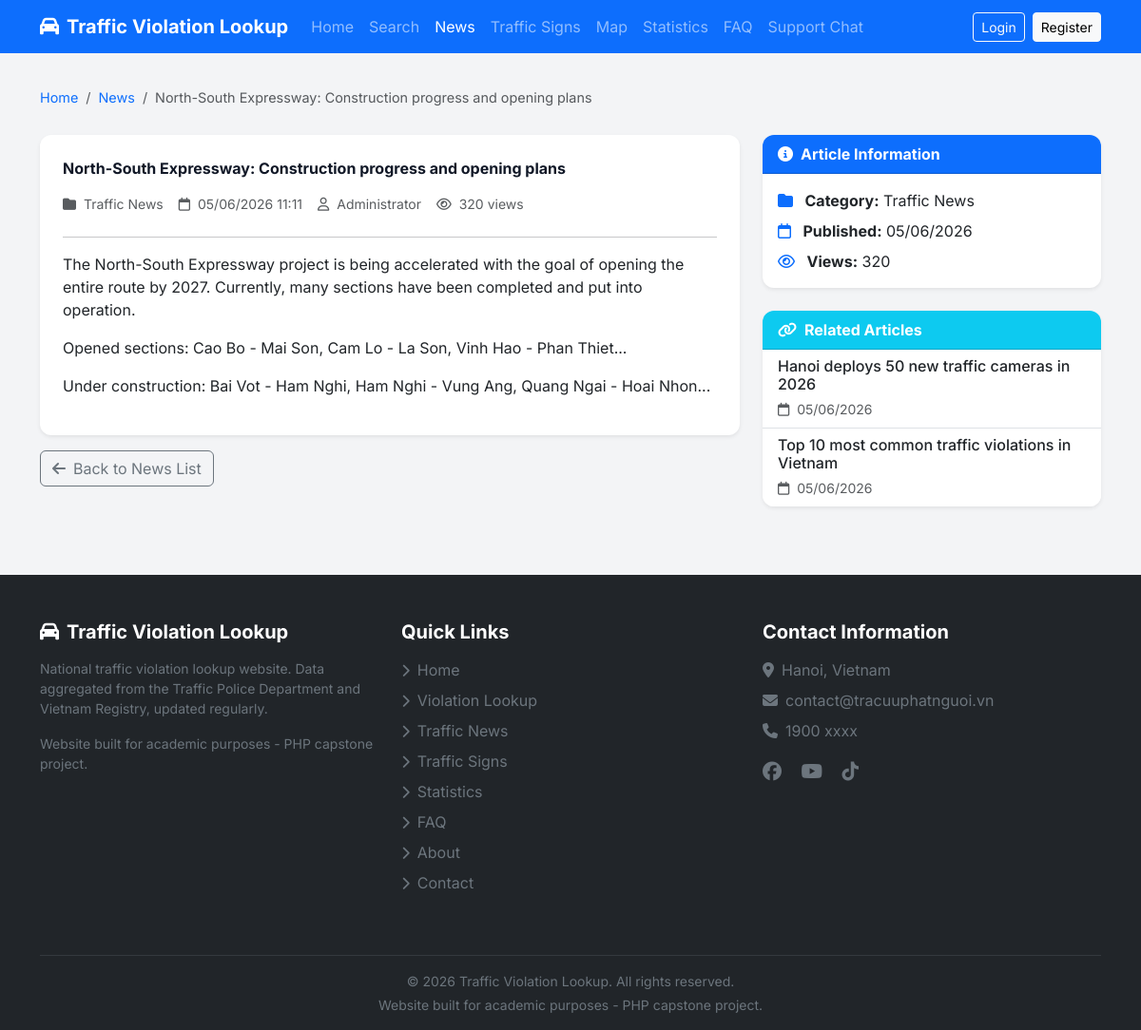
/tin-tuc/north-south-expressway-construction-progress, run on the app's committed database.
### tables this page shows
CREATE TABLE news (
    id INT AUTO_INCREMENT PRIMARY KEY,
    title VARCHAR(255) NOT NULL,
    slug VARCHAR(255) NOT NULL UNIQUE,
    content LONGTEXT NOT NULL,
    thumbnail VARCHAR(255) NULL,
    category_id INT NULL,
    author_id INT NULL,
    status ENUM('draft','published') NOT NULL DEFAULT 'draft',
    views INT NOT NULL DEFAULT 0,
    created_at DATETIME NOT NULL DEFAULT CURRENT_TIMESTAMP,
    updated_at DATETIME NULL ON UPDATE CURRENT_TIMESTAMP,
    FOREIGN KEY (category_id) REFERENCES news_categories(id) ON DELETE SET NULL,
    FOREIGN KEY (author_id) REFERENCES users(id) ON DELETE SET NULL,
    INDEX idx_slug (slug),
    INDEX idx_status (status),
    INDEX idx_category (category_id),
    INDEX idx_created (created_at)
);

CREATE TABLE news_categories (
    id INT AUTO_INCREMENT PRIMARY KEY,
    name VARCHAR(100) NOT NULL,
    slug VARCHAR(100) NOT NULL UNIQUE,
    created_at DATETIME NOT NULL DEFAULT CURRENT_TIMESTAMP
);

CREATE TABLE users (
    id INT AUTO_INCREMENT PRIMARY KEY,
    fullname VARCHAR(100) NOT NULL,
    email VARCHAR(100) NOT NULL UNIQUE,
    phone VARCHAR(15) NULL UNIQUE,
    password VARCHAR(255) NOT NULL COMMENT 'bcrypt hash',
    role ENUM('user','admin') NOT NULL DEFAULT 'user',
    avatar VARCHAR(255) NULL,
    status TINYINT NOT NULL DEFAULT 1 COMMENT '1=active, 0=banned',
    reset_token VARCHAR(100) NULL,
    reset_expires DATETIME NULL,
    created_at DATETIME NOT NULL DEFAULT CURRENT_TIMESTAMP,
    updated_at DATETIME NULL ON UPDATE CURRENT_TIMESTAMP,
    INDEX idx_role (role),
    INDEX idx_status (status)
);

### app/views/client/tintuc/detail.php (the view, shortened to what the rows shown need)
<div class="container py-4">
    <nav aria-label="breadcrumb" class="mb-3">
        <ol class="breadcrumb">
            <li class="breadcrumb-item"><a href="/" class="text-decoration-none">Home</a></li>
            <li class="breadcrumb-item"><a href="/tin-tuc" class="text-decoration-none">News</a></li>
            <li class="breadcrumb-item active"><?= htmlspecialchars($article['title'], ENT_QUOTES, 'UTF-8') ?></li>
        </ol>
    </nav>
    <div class="row">
        <div class="col-lg-8">
            <article class="card shadow-sm border-0">
                <div class="card-body p-4">
                    <h1 class="card-title fw-bold mb-3">
                        <?= htmlspecialchars($article['title'], ENT_QUOTES, 'UTF-8') ?>
                    </h1>
                    <div class="d-flex flex-wrap gap-3 mb-4 text-muted small">
                        <?php if (!empty($article['category_name'])): ?>
                            <span>
                                <i class="fas fa-folder me-1"></i>
                                <?= htmlspecialchars($article['category_name'], ENT_QUOTES, 'UTF-8') ?>
                            </span>
                        <?php endif; ?>
                        <span>
                            <i class="far fa-calendar me-1"></i>
                            <?= htmlspecialchars(Helper::formatDateTime($article['created_at']), ENT_QUOTES, 'UTF-8') ?>
                        </span>
                        <?php if (!empty($article['author_name'])): ?>
                            <span>
                                <i class="far fa-user me-1"></i>
                                <?= htmlspecialchars($article['author_name'], ENT_QUOTES, 'UTF-8') ?>
                            </span>
                        <?php endif; ?>
                        <span>
                            <i class="far fa-eye me-1"></i>
                            <?= (int)($article['views'] ?? 0) ?> views
                        </span>
                    </div>
                    <hr>
                    <div class="article-content">
                        <?= $article['content'] ?>
                    </div>
                </div>
            </article>
            <div class="mt-3">
                <a href="/tin-tuc" class="btn btn-outline-secondary">
                    <i class="fas fa-arrow-left me-2"></i>Back to News List
                </a>
            </div>
        </div>
        <div class="col-lg-4 mt-4 mt-lg-0">
            <div class="card shadow-sm border-0 mb-4">
                <div class="card-header bg-primary text-white fw-bold">
                    <i class="fas fa-info-circle me-2"></i>Article Information
                </div>
                <div class="card-body">
                    <ul class="list-unstyled mb-0">
                        <li class="mb-2">
                            <i class="fas fa-folder text-primary me-2"></i>
                            <strong>Category:</strong>
                            <?= htmlspecialchars($article['category_name'] ?? 'Uncategorized', ENT_QUOTES, 'UTF-8') ?>
                        </li>
                        <li class="mb-2">
                            <i class="far fa-calendar text-primary me-2"></i>
                            <strong>Published:</strong>
                            <?= htmlspecialchars(Helper::formatDate($article['created_at'], 'd/m/Y'), ENT_QUOTES, 'UTF-8') ?>
                        </li>
                        <li>
                            <i class="far fa-eye text-primary me-2"></i>
                            <strong>Views:</strong>
                            <?= (int)($article['views'] ?? 0) ?>
                        </li>
                    </ul>
                </div>
            </div>
            <?php if (!empty($related)): ?>
                <div class="card shadow-sm border-0">
                    <div class="card-header bg-info text-white fw-bold">
                        <i class="fas fa-link me-2"></i>Related Articles
                    </div>
                    <div class="card-body p-0">
                        <div class="list-group list-group-flush">
                            <?php foreach ($related as $rel): ?>
                                <a href="/tin-tuc/<?= htmlspecialchars($rel['slug'] ?? 'bai-viet-' . $rel['id'], ENT_QUOTES, 'UTF-8') ?>"
                                   class="list-group-item list-group-item-action">
                                    <div class="d-flex gap-2">
                                        <div>
                                            <h6 class="mb-1"><?= htmlspecialchars($rel['title'], ENT_QUOTES, 'UTF-8') ?></h6>
                                            <small class="text-muted">
                                                <i class="far fa-calendar me-1"></i>
                                                <?= htmlspecialchars(Helper::formatDate($rel['created_at'], 'd/m/Y'), ENT_QUOTES, 'UTF-8') ?>
                                            </small>
                                        </div>
                                    </div>
                                </a>
                            <?php endforeach; ?>
                        </div>
                    </div>
                </div>
            <?php endif; ?>
        </div>
    </div>
</div>

### app/core/Router.php (shortened to what the rows shown need)
<?php
class Router
{
    private array $routes = [];
    private function addRoute(string $method, string $uri, string $handler): void
    {
        $pattern = preg_replace('/\{([a-zA-Z_]+)\}/', '(?P<$1>[^/]+)', $uri);
        $pattern = '#^' . $pattern . '$#';
        $this->routes[] = [
            'method'  => $method,
            'pattern' => $pattern,
            'handler' => $handler,
        ];
    }
    public function dispatch(string $uri, string $method): void
    {
        $uri = parse_url($uri, PHP_URL_PATH);
        $uri = rtrim($uri, '/') ?: '/';
        foreach ($this->routes as $route) {
            if ($route['method'] !== strtoupper($method)) {
                continue;
            }
            if (preg_match($route['pattern'], $uri, $matches)) {
                $this->params = array_filter($matches, fn($key) => is_string($key), ARRAY_FILTER_USE_KEY);
                [$controllerPath, $action] = explode('@', $route['handler']);
                $controller = new $controllerClass();
                call_user_func_array([$controller, $action], array_values($this->params));
                return;
            }
        }
    }
}

### app/views/partials/header.php (shortened to what the rows shown need)
<?php
$isLoggedIn = Session::isLoggedIn();
$isAdmin = Session::isAdmin();
$currentUrl = parse_url($_SERVER['REQUEST_URI'], PHP_URL_PATH);
function isActive(string $path): string {
    global $currentUrl;
    return $currentUrl === $path ? 'active' : '';
}
?>
<nav class="navbar navbar-expand-lg navbar-dark bg-primary sticky-top">
    <div class="container">
        <a class="navbar-brand fw-bold" href="/">
            <i class="fas fa-car me-2"></i>Traffic Violation Lookup
        </a>
        <div class="collapse navbar-collapse" id="mainNav">
            <ul class="navbar-nav me-auto mb-2 mb-lg-0">
                <li class="nav-item"><a class="nav-link <?= isActive('/') ?>" href="/">Home</a></li>
                <li class="nav-item"><a class="nav-link <?= str_starts_with($currentUrl, '/tra-cuu') ? 'active' : '' ?>" href="/tra-cuu">Search</a></li>
                <li class="nav-item"><a class="nav-link <?= str_starts_with($currentUrl, '/tin-tuc') ? 'active' : '' ?>" href="/tin-tuc">News</a></li>
                <li class="nav-item"><a class="nav-link <?= str_starts_with($currentUrl, '/bien-bao') ? 'active' : '' ?>" href="/bien-bao">Traffic Signs</a></li>
                <li class="nav-item"><a class="nav-link <?= str_starts_with($currentUrl, '/ban-do') ? 'active' : '' ?>" href="/ban-do">Map</a></li>
                <li class="nav-item"><a class="nav-link <?= str_starts_with($currentUrl, '/thong-ke') ? 'active' : '' ?>" href="/thong-ke">Statistics</a></li>
                <li class="nav-item"><a class="nav-link <?= str_starts_with($currentUrl, '/faq') ? 'active' : '' ?>" href="/faq">FAQ</a></li>
                <li class="nav-item"><a class="nav-link <?= str_starts_with($currentUrl, '/chat') ? 'active' : '' ?>" href="/chat">Support Chat</a></li>
            </ul>
            <div class="d-flex align-items-center gap-2">
                <?php if ($isLoggedIn): ?>
                    <div class="dropdown">
                        <!-- btn: lớp cơ bản của nút Bootstrap.
                             btn-outline-light: nút viền trắng, nền trong suốt, chữ trắng.
                             btn-sm: nút kích thước nhỏ.
                             data-bs-toggle="dropdown": kích hoạt dropdown của Bootstrap 5. -->
                        <button class="btn btn-outline-light btn-sm dropdown-toggle" data-bs-toggle="dropdown">
                            <i class="fas fa-user me-1"></i>
                            <!-- Cắt ngắn tên người dùng nếu quá 14 ký tự, thêm dấu "...".
                                 mb_strlen: đếm độ dài chuỗi Unicode (hỗ trợ tiếng Việt có dấu).
                                 mb_substr: cắt chuỗi Unicode an toàn.
                                 htmlspecialchars: chống XSS, escape ký tự đặc biệt trong HTML. -->
                            <?= htmlspecialchars(mb_strlen(Session::get('user_name')) > 14 ? mb_substr(Session::get('user_name'), 0, 14) . '...' : Session::get('user_name')) ?>
                        </button>
                        <ul class="dropdown-menu dropdown-menu-end">
                            <li><a class="dropdown-item" href="/tai-khoan"><i class="fas fa-tachometer-alt me-2"></i>Account</a></li>
                            <li><a class="dropdown-item" href="/tai-khoan/phuong-tien"><i class="fas fa-car me-2"></i>Vehicles</a></li>
                            <li><a class="dropdown-item" href="/tai-khoan/lich-su"><i class="fas fa-history me-2"></i>History</a></li>
                            <?php if ($isAdmin): ?>
                                <li><hr class="dropdown-divider"></li>
                                <li><a class="dropdown-item" href="/admin"><i class="fas fa-cog me-2"></i>Admin</a></li>
                            <?php endif; ?>
                            <li><hr class="dropdown-divider"></li>
                            <li><a class="dropdown-item text-danger" href="/dang-xuat"><i class="fas fa-sign-out-alt me-2"></i>Logout</a></li>
                        </ul>
                    </div>
                <?php else: ?>
                    <a href="/dang-nhap" class="btn btn-outline-light btn-sm">Login</a>
                    <a href="/dang-ky" class="btn btn-light btn-sm">Register</a>
                <?php endif; ?>
            </div>
        </div>
    </div>
</nav>

### app/views/partials/footer.php (shortened to what the rows shown need)
<footer class="bg-dark text-white pt-5 pb-3 mt-5">
    <div class="container">
        <div class="row">
            <div class="col-md-4 mb-4">
                <h5 class="fw-bold mb-3"><i class="fas fa-car me-2"></i>Traffic Violation Lookup</h5>
                <p class="text-secondary small">National traffic violation lookup website. Data aggregated from the Traffic Police Department and Vietnam Registry, updated regularly.</p>
                <p class="text-secondary small">Website built for academic purposes - PHP capstone project.</p>
            </div>
            <div class="col-md-4 mb-4">
                <h5 class="fw-bold mb-3">Quick Links</h5>
                <ul class="list-unstyled">
                    <li class="mb-2"><a href="/" class="text-secondary text-decoration-none"><i class="fas fa-chevron-right me-2 small"></i>Home</a></li>
                    <li class="mb-2"><a href="/tra-cuu" class="text-secondary text-decoration-none"><i class="fas fa-chevron-right me-2 small"></i>Violation Lookup</a></li>
                    <li class="mb-2"><a href="/tin-tuc" class="text-secondary text-decoration-none"><i class="fas fa-chevron-right me-2 small"></i>Traffic News</a></li>
                    <li class="mb-2"><a href="/bien-bao" class="text-secondary text-decoration-none"><i class="fas fa-chevron-right me-2 small"></i>Traffic Signs</a></li>
                    <li class="mb-2"><a href="/thong-ke" class="text-secondary text-decoration-none"><i class="fas fa-chevron-right me-2 small"></i>Statistics</a></li>
                    <li class="mb-2"><a href="/faq" class="text-secondary text-decoration-none"><i class="fas fa-chevron-right me-2 small"></i>FAQ</a></li>
                    <li class="mb-2"><a href="/gioi-thieu" class="text-secondary text-decoration-none"><i class="fas fa-chevron-right me-2 small"></i>About</a></li>
                    <li class="mb-2"><a href="/lien-he" class="text-secondary text-decoration-none"><i class="fas fa-chevron-right me-2 small"></i>Contact</a></li>
                </ul>
            </div>
            <div class="col-md-4 mb-4">
                <h5 class="fw-bold mb-3">Contact Information</h5>
                <ul class="list-unstyled text-secondary">
                    <li class="mb-2"><i class="fas fa-map-marker-alt me-2"></i>Hanoi, Vietnam</li>
                    <li class="mb-2"><i class="fas fa-envelope me-2"></i>contact@tracuuphatnguoi.vn</li>
                    <li class="mb-2"><i class="fas fa-phone me-2"></i>1900 xxxx</li>
                </ul>
                <div class="mt-3">
                    <a href="#" class="text-secondary me-3 fs-5"><i class="fab fa-facebook"></i></a>
                    <a href="#" class="text-secondary me-3 fs-5"><i class="fab fa-youtube"></i></a>
                    <a href="#" class="text-secondary fs-5"><i class="fab fa-tiktok"></i></a>
                </div>
            </div>
        </div>
        <hr class="border-secondary mt-4">
        <div class="text-center text-secondary small">
            <p class="mb-0">&copy; <?= date('Y') ?> Traffic Violation Lookup. All rights reserved.</p>
            <p class="mb-0 mt-1">Website built for academic purposes - PHP capstone project.</p>
        </div>
    </div>
</footer>

### data on the page
news: title "North-South Expressway: Construction progress and opening plans", category.name "Traffic News", created_at "05/06/2026 11:11", author.fullname "Administrator", views "320", content "The North-South Expressway project is being accelerated with the goal of opening the entire route by 2027. Currently, many sections have been completed and put into operation. Opened sections: Cao Bo - Mai Son, Cam Lo - La Son, Vinh Hao - Phan Thiet... Under construction: Bai Vot - Ham Nghi, Ham Nghi - Vung Ang, Quang Ngai - Hoai Nhon...", created_at "05/06/2026"
news: title "Hanoi deploys 50 new traffic cameras in 2026", created_at "05/06/2026"
news: title "Top 10 most common traffic violations in Vietnam", created_at "05/06/2026"
